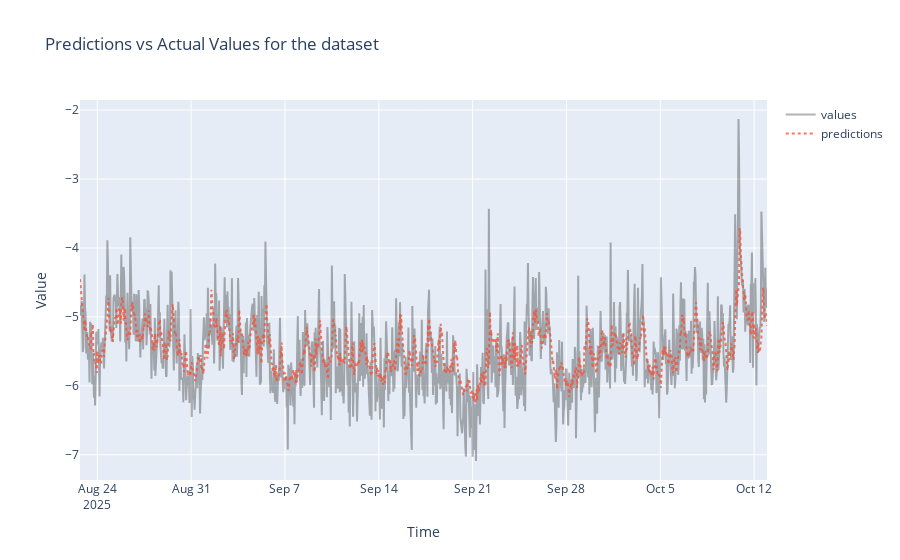

The notebook cell saved with this chart:
### Markdown cell above
### Run tuning, final evaluation and feature importance

### Code cell
# hyperparameter tuning
cfg_tune = OmegaConf.create({
    "mode": "tune",
    "target_col": "value",
    "train_size": 0.85,
    "purge_hours": 1,
    "val_ratio": 0.15,
    "n_splits": 5,
    "test_size": 120,
    "n_trials": 5,
    "n_epochs": 20,
    "patience": 5
})
best_params = main(cfg_tune)

# Final evaluation
cfg_final = OmegaConf.create({
    "mode": "final",
    "target_col": "value",
    "train_size": 0.85,
    "purge_hours": 1,
    "best_params": best_params,
    "n_epochs": 20
})
preds_concat, metrics, feature_importance = main(cfg_final)

### Figure 1 — Plotly figure (JSON) as saved in the notebook; plotly's stock layout.template omitted (floating-point values rounded to 4 significant figures; data arrays with more than 128 entries replaced by an {"elided": "..."} marker saying what was removed)
{"data": [{"line": {"color": "rgba(0,0,0,0.3)"}, "mode": "lines", "name": "values", "type": "scatter", "x": {"elided": "1231 str values"}, "y": {"elided": "1231 float values"}}, {"line": {"dash": "dot"}, "mode": "lines", "name": "predictions", "opacity": 0.8, "type": "scatter", "x": {"elided": "1231 str values"}, "y": {"elided": "1231 float values"}}], "layout": {"title": {"text": "Predictions vs Actual Values for the dataset"}, "xaxis": {"title": {"text": "Time"}}, "yaxis": {"title": {"text": "Value"}}}}
